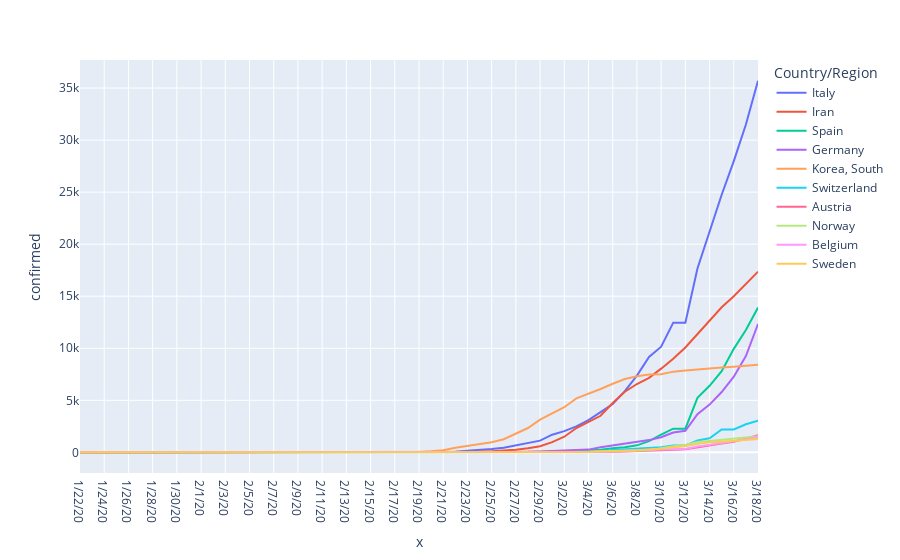

Notebook cell for this chart:
### Markdown cell above
Now, let's make a list of the top countries by the absolute number of new cases on the last day, and then make three list of dataframes for all countries: absolute new cases, absolute increase, percent increase.

### Code cell
# top 10 countries by last day absolute
top10 = df[df["Province/State"].isnull()].sort_values(by=[df.columns[-1]], ascending=False)[["Country/Region"]].head(10)

# make a single lists of dataframes for all countries
top = []
top_delta = []
top_delta_p = []
for c in top10["Country/Region"].tolist():
    (x, y, z) = country_df(c)
    top.append(x)
    top_delta.append(y)
    top_delta_p.append(z)

test = pd.concat(top) # make a pandas dataframe out for the new cases
# plot the resulted dataframe of new cases to make sure everything is correct
px.line(test, x=test.index, y="confirmed", color='Country/Region').show()

### Figure 1 — Plotly figure (JSON) as saved in the notebook; plotly's stock layout.template omitted (floating-point values rounded to 4 significant figures)
{"data": [{"hoverlabel": {"namelength": 0}, "hovertemplate": "Country/Region=Italy<br>x=%{x}<br>confirmed=%{y}", "legendgroup": "Italy", "line": {"color": "#636efa", "dash": "solid"}, "mode": "lines", "name": "Italy", "showlegend": true, "type": "scatter", "x": ["1/22/20", "1/23/20", "1/24/20", "1/25/20", "1/26/20", "1/27/20", "1/28/20", "1/29/20", "1/30/20", "1/31/20", "2/1/20", "2/2/20", "2/3/20", "2/4/20", "2/5/20", "2/6/20", "2/7/20", "2/8/20", "2/9/20", "2/10/20", "2/11/20", "2/12/20", "2/13/20", "2/14/20", "2/15/20", "2/16/20", "2/17/20", "2/18/20", "2/19/20", "2/20/20", "2/21/20", "2/22/20", "2/23/20", "2/24/20", "2/25/20", "2/26/20", "2/27/20", "2/28/20", "2/29/20", "3/1/20", "3/2/20", "3/3/20", "3/4/20", "3/5/20", "3/6/20", "3/7/20", "3/8/20", "3/9/20", "3/10/20", "3/11/20", "3/12/20", "3/13/20", "3/14/20", "3/15/20", "3/16/20", "3/17/20", "3/18/20"], "xaxis": "x", "y": [0, 0, 0, 0, 0, 0, 0, 0, 0, 2, 2, 2, 2, 2, 2, 2, 3, 3, 3, 3, 3, 3, 3, 3, 3, 3, 3, 3, 3, 3, 20, 62, 155, 229, 322, 453, 655, 888, 1128, 1694, 2036, 2502, 3089, 3858, 4636, 5883, 7375, 9172, 10149, 12462, 12462, 17660, 21157, 24747, 27980, 31506, 35713], "yaxis": "y"}, {"hoverlabel": {"namelength": 0}, "hovertemplate": "Country/Region=Iran<br>x=%{x}<br>confirmed=%{y}", "legendgroup": "Iran", "line": {"color": "#EF553B", "dash": "solid"}, "mode": "lines", "name": "Iran", "showlegend": true, "type": "scatter", "x": ["1/22/20", "1/23/20", "1/24/20", "1/25/20", "1/26/20", "1/27/20", "1/28/20", "1/29/20", "1/30/20", "1/31/20", "2/1/20", "2/2/20", "2/3/20", "2/4/20", "2/5/20", "2/6/20", "2/7/20", "2/8/20", "2/9/20", "2/10/20", "2/11/20", "2/12/20", "2/13/20", "2/14/20", "2/15/20", "2/16/20", "2/17/20", "2/18/20", "2/19/20", "2/20/20", "2/21/20", "2/22/20", "2/23/20", "2/24/20", "2/25/20", "2/26/20", "2/27/20", "2/28/20", "2/29/20", "3/1/20", "3/2/20", "3/3/20", "3/4/20", "3/5/20", "3/6/20", "3/7/20", "3/8/20", "3/9/20", "3/10/20", "3/11/20", "3/12/20", "3/13/20", "3/14/20", "3/15/20", "3/16/20", "3/17/20", "3/18/20"], "xaxis": "x", "y": [0, 0, 0, 0, 0, 0, 0, 0, 0, 0, 0, 0, 0, 0, 0, 0, 0, 0, 0, 0, 0, 0, 0, 0, 0, 0, 0, 0, 2, 5, 18, 28, 43, 61, 95, 139, 245, 388, 593, 978, 1501, 2336, 2922, 3513, 4747, 5823, 6566, 7161, 8042, 9000, 10075, 11364, 12729, 13938, 14991, 16169, 17361], "yaxis": "y"}, {"hoverlabel": {"namelength": 0}, "hovertemplate": "Country/Region=Spain<br>x=%{x}<br>confirmed=%{y}", "legendgroup": "Spain", "line": {"color": "#00cc96", "dash": "solid"}, "mode": "lines", "name": "Spain", "showlegend": true, "type": "scatter", "x": ["1/22/20", "1/23/20", "1/24/20", "1/25/20", "1/26/20", "1/27/20", "1/28/20", "1/29/20", "1/30/20", "1/31/20", "2/1/20", "2/2/20", "2/3/20", "2/4/20", "2/5/20", "2/6/20", "2/7/20", "2/8/20", "2/9/20", "2/10/20", "2/11/20", "2/12/20", "2/13/20", "2/14/20", "2/15/20", "2/16/20", "2/17/20", "2/18/20", "2/19/20", "2/20/20", "2/21/20", "2/22/20", "2/23/20", "2/24/20", "2/25/20", "2/26/20", "2/27/20", "2/28/20", "2/29/20", "3/1/20", "3/2/20", "3/3/20", "3/4/20", "3/5/20", "3/6/20", "3/7/20", "3/8/20", "3/9/20", "3/10/20", "3/11/20", "3/12/20", "3/13/20", "3/14/20", "3/15/20", "3/16/20", "3/17/20", "3/18/20"], "xaxis": "x", "y": [0, 0, 0, 0, 0, 0, 0, 0, 0, 0, 1, 1, 1, 1, 1, 1, 1, 1, 2, 2, 2, 2, 2, 2, 2, 2, 2, 2, 2, 2, 2, 2, 2, 2, 6, 13, 15, 32, 45, 84, 120, 165, 222, 259, 400, 500, 673, 1073, 1695, 2277, 2277, 5232, 6391, 7798, 9942, 11748, 13910], "yaxis": "y"}, {"hoverlabel": {"namelength": 0}, "hovertemplate": "Country/Region=Germany<br>x=%{x}<br>confirmed=%{y}", "legendgroup": "Germany", "line": {"color": "#ab63fa", "dash": "solid"}, "mode": "lines", "name": "Germany", "showlegend": true, "type": "scatter", "x": ["1/22/20", "1/23/20", "1/24/20", "1/25/20", "1/26/20", "1/27/20", "1/28/20", "1/29/20", "1/30/20", "1/31/20", "2/1/20", "2/2/20", "2/3/20", "2/4/20", "2/5/20", "2/6/20", "2/7/20", "2/8/20", "2/9/20", "2/10/20", "2/11/20", "2/12/20", "2/13/20", "2/14/20", "2/15/20", "2/16/20", "2/17/20", "2/18/20", "2/19/20", "2/20/20", "2/21/20", "2/22/20", "2/23/20", "2/24/20", "2/25/20", "2/26/20", "2/27/20", "2/28/20", "2/29/20", "3/1/20", "3/2/20", "3/3/20", "3/4/20", "3/5/20", "3/6/20", "3/7/20", "3/8/20", "3/9/20", "3/10/20", "3/11/20", "3/12/20", "3/13/20", "3/14/20", "3/15/20", "3/16/20", "3/17/20", "3/18/20"], "xaxis": "x", "y": [0, 0, 0, 0, 0, 1, 4, 4, 4, 5, 8, 10, 12, 12, 12, 12, 13, 13, 14, 14, 16, 16, 16, 16, 16, 16, 16, 16, 16, 16, 16, 16, 16, 16, 17, 27, 46, 48, 79, 130, 159, 196, 262, 482, 670, 799, 1040, 1176, 1457, 1908, 2078, 3675, 4585, 5795, 7272, 9257, 12327], "yaxis": "y"}, {"hoverlabel": {"namelength": 0}, "hovertemplate": "Country/Region=Korea, South<br>x=%{x}<br>confirmed=%{y}", "legendgroup": "Korea, South", "line": {"color": "#FFA15A", "dash": "solid"}, "mode": "lines", "name": "Korea, South", "showlegend": true, "type": "scatter", "x": ["1/22/20", "1/23/20", "1/24/20", "1/25/20", "1/26/20", "1/27/20", "1/28/20", "1/29/20", "1/30/20", "1/31/20", "2/1/20", "2/2/20", "2/3/20", "2/4/20", "2/5/20", "2/6/20", "2/7/20", "2/8/20", "2/9/20", "2/10/20", "2/11/20", "2/12/20", "2/13/20", "2/14/20", "2/15/20", "2/16/20", "2/17/20", "2/18/20", "2/19/20", "2/20/20", "2/21/20", "2/22/20", "2/23/20", "2/24/20", "2/25/20", "2/26/20", "2/27/20", "2/28/20", "2/29/20", "3/1/20", "3/2/20", "3/3/20", "3/4/20", "3/5/20", "3/6/20", "3/7/20", "3/8/20", "3/9/20", "3/10/20", "3/11/20", "3/12/20", "3/13/20", "3/14/20", "3/15/20", "3/16/20", "3/17/20", "3/18/20"], "xaxis": "x", "y": [1, 1, 2, 2, 3, 4, 4, 4, 4, 11, 12, 15, 15, 16, 19, 23, 24, 24, 25, 27, 28, 28, 28, 28, 28, 29, 30, 31, 31, 104, 204, 433, 602, 833, 977, 1261, 1766, 2337, 3150, 3736, 4335, 5186, 5621, 6088, 6593, 7041, 7314, 7478, 7513, 7755, 7869, 7979, 8086, 8162, 8236, 8320, 8413], "yaxis": "y"}, {"hoverlabel": {"namelength": 0}, "hovertemplate": "Country/Region=Switzerland<br>x=%{x}<br>confirmed=%{y}", "legendgroup": "Switzerland", "line": {"color": "#19d3f3", "dash": "solid"}, "mode": "lines", "name": "Switzerland", "showlegend": true, "type": "scatter", "x": ["1/22/20", "1/23/20", "1/24/20", "1/25/20", "1/26/20", "1/27/20", "1/28/20", "1/29/20", "1/30/20", "1/31/20", "2/1/20", "2/2/20", "2/3/20", "2/4/20", "2/5/20", "2/6/20", "2/7/20", "2/8/20", "2/9/20", "2/10/20", "2/11/20", "2/12/20", "2/13/20", "2/14/20", "2/15/20", "2/16/20", "2/17/20", "2/18/20", "2/19/20", "2/20/20", "2/21/20", "2/22/20", "2/23/20", "2/24/20", "2/25/20", "2/26/20", "2/27/20", "2/28/20", "2/29/20", "3/1/20", "3/2/20", "3/3/20", "3/4/20", "3/5/20", "3/6/20", "3/7/20", "3/8/20", "3/9/20", "3/10/20", "3/11/20", "3/12/20", "3/13/20", "3/14/20", "3/15/20", "3/16/20", "3/17/20", "3/18/20"], "xaxis": "x", "y": [0, 0, 0, 0, 0, 0, 0, 0, 0, 0, 0, 0, 0, 0, 0, 0, 0, 0, 0, 0, 0, 0, 0, 0, 0, 0, 0, 0, 0, 0, 0, 0, 0, 0, 1, 1, 8, 8, 18, 27, 42, 56, 90, 114, 214, 268, 337, 374, 491, 652, 652, 1139, 1359, 2200, 2200, 2700, 3028], "yaxis": "y"}, {"hoverlabel": {"namelength": 0}, "hovertemplate": "Country/Region=Austria<br>x=%{x}<br>confirmed=%{y}", "legendgroup": "Austria", "line": {"color": "#FF6692", "dash": "solid"}, "mode": "lines", "name": "Austria", "showlegend": true, "type": "scatter", "x": ["1/22/20", "1/23/20", "1/24/20", "1/25/20", "1/26/20", "1/27/20", "1/28/20", "1/29/20", "1/30/20", "1/31/20", "2/1/20", "2/2/20", "2/3/20", "2/4/20", "2/5/20", "2/6/20", "2/7/20", "2/8/20", "2/9/20", "2/10/20", "2/11/20", "2/12/20", "2/13/20", "2/14/20", "2/15/20", "2/16/20", "2/17/20", "2/18/20", "2/19/20", "2/20/20", "2/21/20", "2/22/20", "2/23/20", "2/24/20", "2/25/20", "2/26/20", "2/27/20", "2/28/20", "2/29/20", "3/1/20", "3/2/20", "3/3/20", "3/4/20", "3/5/20", "3/6/20", "3/7/20", "3/8/20", "3/9/20", "3/10/20", "3/11/20", "3/12/20", "3/13/20", "3/14/20", "3/15/20", "3/16/20", "3/17/20", "3/18/20"], "xaxis": "x", "y": [0, 0, 0, 0, 0, 0, 0, 0, 0, 0, 0, 0, 0, 0, 0, 0, 0, 0, 0, 0, 0, 0, 0, 0, 0, 0, 0, 0, 0, 0, 0, 0, 0, 0, 2, 2, 3, 3, 9, 14, 18, 21, 29, 41, 55, 79, 104, 131, 182, 246, 302, 504, 655, 860, 1018, 1332, 1646], "yaxis": "y"}, {"hoverlabel": {"namelength": 0}, "hovertemplate": "Country/Region=Norway<br>x=%{x}<br>confirmed=%{y}", "legendgroup": "Norway", "line": {"color": "#B6E880", "dash": "solid"}, "mode": "lines", "name": "Norway", "showlegend": true, "type": "scatter", "x": ["1/22/20", "1/23/20", "1/24/20", "1/25/20", "1/26/20", "1/27/20", "1/28/20", "1/29/20", "1/30/20", "1/31/20", "2/1/20", "2/2/20", "2/3/20", "2/4/20", "2/5/20", "2/6/20", "2/7/20", "2/8/20", "2/9/20", "2/10/20", "2/11/20", "2/12/20", "2/13/20", "2/14/20", "2/15/20", "2/16/20", "2/17/20", "2/18/20", "2/19/20", "2/20/20", "2/21/20", "2/22/20", "2/23/20", "2/24/20", "2/25/20", "2/26/20", "2/27/20", "2/28/20", "2/29/20", "3/1/20", "3/2/20", "3/3/20", "3/4/20", "3/5/20", "3/6/20", "3/7/20", "3/8/20", "3/9/20", "3/10/20", "3/11/20", "3/12/20", "3/13/20", "3/14/20", "3/15/20", "3/16/20", "3/17/20", "3/18/20"], "xaxis": "x", "y": [0, 0, 0, 0, 0, 0, 0, 0, 0, 0, 0, 0, 0, 0, 0, 0, 0, 0, 0, 0, 0, 0, 0, 0, 0, 0, 0, 0, 0, 0, 0, 0, 0, 0, 0, 1, 1, 6, 15, 19, 25, 32, 56, 87, 108, 147, 176, 205, 400, 598, 702, 996, 1090, 1221, 1333, 1463, 1550], "yaxis": "y"}, {"hoverlabel": {"namelength": 0}, "hovertemplate": "Country/Region=Belgium<br>x=%{x}<br>confirmed=%{y}", "legendgroup": "Belgium", "line": {"color": "#FF97FF", "dash": "solid"}, "mode": "lines", "name": "Belgium", "showlegend": true, "type": "scatter", "x": ["1/22/20", "1/23/20", "1/24/20", "1/25/20", "1/26/20", "1/27/20", "1/28/20", "1/29/20", "1/30/20", "1/31/20", "2/1/20", "2/2/20", "2/3/20", "2/4/20", "2/5/20", "2/6/20", "2/7/20", "2/8/20", "2/9/20", "2/10/20", "2/11/20", "2/12/20", "2/13/20", "2/14/20", "2/15/20", "2/16/20", "2/17/20", "2/18/20", "2/19/20", "2/20/20", "2/21/20", "2/22/20", "2/23/20", "2/24/20", "2/25/20", "2/26/20", "2/27/20", "2/28/20", "2/29/20", "3/1/20", "3/2/20", "3/3/20", "3/4/20", "3/5/20", "3/6/20", "3/7/20", "3/8/20", "3/9/20", "3/10/20", "3/11/20", "3/12/20", "3/13/20", "3/14/20", "3/15/20", "3/16/20", "3/17/20", "3/18/20"], "xaxis": "x", "y": [0, 0, 0, 0, 0, 0, 0, 0, 0, 0, 0, 0, 0, 1, 1, 1, 1, 1, 1, 1, 1, 1, 1, 1, 1, 1, 1, 1, 1, 1, 1, 1, 1, 1, 1, 1, 1, 1, 1, 2, 8, 13, 23, 50, 109, 169, 200, 239, 267, 314, 314, 559, 689, 886, 1058, 1243, 1486], "yaxis": "y"}, {"hoverlabel": {"namelength": 0}, "hovertemplate": "Country/Region=Sweden<br>x=%{x}<br>confirmed=%{y}", "legendgroup": "Sweden", "line": {"color": "#FECB52", "dash": "solid"}, "mode": "lines", "name": "Sweden", "showlegend": true, "type": "scatter", "x": ["1/22/20", "1/23/20", "1/24/20", "1/25/20", "1/26/20", "1/27/20", "1/28/20", "1/29/20", "1/30/20", "1/31/20", "2/1/20", "2/2/20", "2/3/20", "2/4/20", "2/5/20", "2/6/20", "2/7/20", "2/8/20", "2/9/20", "2/10/20", "2/11/20", "2/12/20", "2/13/20", "2/14/20", "2/15/20", "2/16/20", "2/17/20", "2/18/20", "2/19/20", "2/20/20", "2/21/20", "2/22/20", "2/23/20", "2/24/20", "2/25/20", "2/26/20", "2/27/20", "2/28/20", "2/29/20", "3/1/20", "3/2/20", "3/3/20", "3/4/20", "3/5/20", "3/6/20", "3/7/20", "3/8/20", "3/9/20", "3/10/20", "3/11/20", "3/12/20", "3/13/20", "3/14/20", "3/15/20", "3/16/20", "3/17/20", "3/18/20"], "xaxis": "x", "y": [0, 0, 0, 0, 0, 0, 0, 0, 0, 1, 1, 1, 1, 1, 1, 1, 1, 1, 1, 1, 1, 1, 1, 1, 1, 1, 1, 1, 1, 1, 1, 1, 1, 1, 1, 2, 7, 7, 12, 14, 15, 21, 35, 94, 101, 161, 203, 248, 355, 500, 599, 814, 961, 1022, 1103, 1190, 1279], "yaxis": "y"}], "layout": {"legend": {"title": {"text": "Country/Region"}, "tracegroupgap": 0}, "margin": {"t": 60}, "xaxis": {"anchor": "y", "domain": [0.0, 1.0], "title": {"text": "x"}}, "yaxis": {"anchor": "x", "domain": [0.0, 1.0], "title": {"text": "confirmed"}}}}
